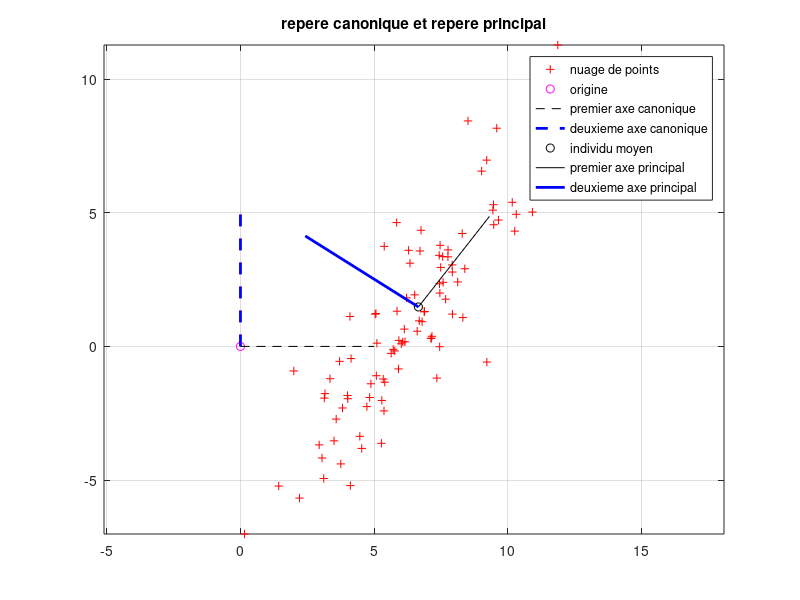
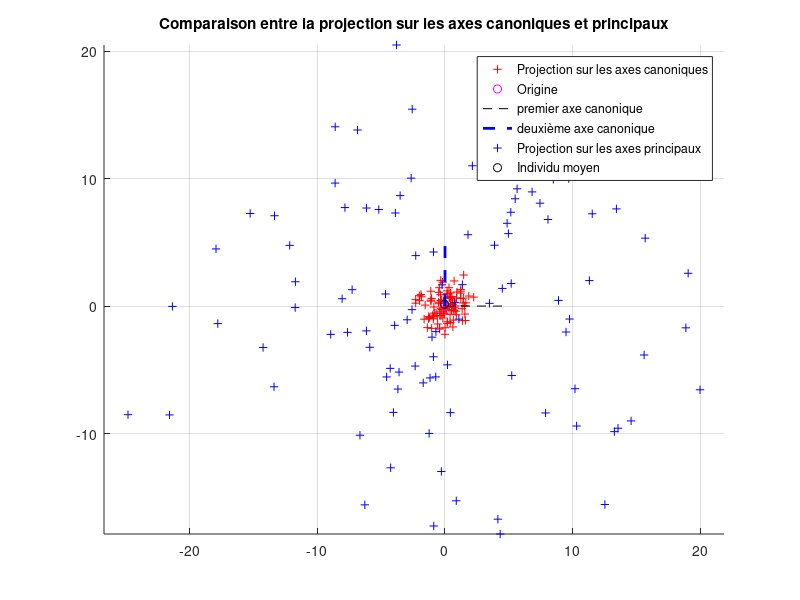

These charts were generated, in order, by the following MATLAB code:
clear variables;close all;clc;

%% Creation de 100 individus de R2 pour montrer comment s'effectue le changement de repere via l'ACP
nb_indiv = 100;

% Creation d'un nuage de points de R2:
% On cree separement les coordonnees des abscisses et des ordonnees, afin 
% d'avoir un nuage plus etendu dans une dimension que dans l'autre
X1 = randn(nb_indiv,1);
X2 = 5*randn(nb_indiv,1); 
X = [X1 X2];

% On decale le nuage de point. Puisqu'il s'agit de deux lois normales 
% centrees reduites, l'individu moyen est a peu pres nul. Il correspond 
% donc a peu pres a l'origine du repere canonique. On veut pouvoir 
% visualiser le changement de repere, donc on decale le nuage de points
X = X + 5*ones(nb_indiv,2);

% on va faire "tourner" le nuage, pour que les axes de la base trouvee via
% l'ACP ne soient pas confondus avec ceux de la base canonique.
angle = pi/6; 
R = [cos(angle) -sin(angle); sin(angle) cos(angle)]; 
X = X*R; 

%  On affiche le nuage de points dans le repere canonique
figure(1), axis equal, % axis equal : permet d'avoir la meme taille
% des axes pour les abscisses et les ordonnees.
p1 = plot(X(:,1),X(:,2),'r+',0, 0,'mo',...
    [0 5],[0 0],'k--',...
    [0 0],[0 5],'b--','linewidth',2);grid on;% stocker le graphe dans p1 
% permet de generer simplement une legende prenant en compte tous les 
% affichages de la figure

% l'ACP correspond a un changement de repere de l'espace des donnees : le 
% centre du repere devient l'individu moyen, les vecteurs de la base 
% maximisent la dispersion et ne sont pas correles

disp(' ** A COMPLETER ** CONSIGNES EN COMMENTAIRE ** ')
%%%%%%%%%%%%%%%%%%%%%%%%%%%%%%%%%%%%%%%%%%%%%%%%%%%%%%%%%%%%%%%%%%%%%%%%%%%
% CALCULER LA MATRICE DE VARIANCE/COVARIANCE DU TABLEAU DES DONNEES X ET
% LES AXES PRINCIPAUX. REORDONNER CES AXES PAR ORDRE DECROISSANT DU
% CONTRASTE QU'ILS FOURNISSENT
% (cf - TP1 RVB)
%%%%%%%%%%%%%%%%%%%%%%%%%%%%%%%%%%%%%%%%%%%%%%%%%%%%%%%%%%%%%%%%%%%%%%%%%%%

X_moy = mean(X); %X_moy est un vecteur qui représente l'individu moyen . 
X_c = X - X_moy; %X_c est la matrice centrée
Sigma = (1/nb_indiv)*transpose(X_c)*X_c  %Sigma est la matrice de variance/covariance
[W , D] = eig(Sigma);  %W est une matrice contenant les vecteurs propres de Sigma , D est une matrice diagonale
%contenant ses valeurs propres
diagonale = diag(D); %diagonale est un vecteur contenant les valeurs propres de sSigma
[V , indices] = sort(diagonale,'descend'); %Trier les valeurs propres par ordre décroissant .
U = W(: , indices);  %U représente la matrice de passage de la base des axes principaux vers la base canonique .


disp(' ** A COMPLETER ** CONSIGNES EN COMMENTAIRE ** ')
%%%%%%%%%%%%%%%%%%%%%%%%%%%%%%%%%%%%%%%%%%%%%%%%%%%%%%%%%%%%%%%%%%%%%%%%%%%
% AFFICHER LE NOUVEAU REPERE DEFINI PAR LES AXES PRINCIPAUX ET L'ELEMENT 
% MOYEN SUR LA FIGURE (1)
%%%%%%%%%%%%%%%%%%%%%%%%%%%%%%%%%%%%%%%%%%%%%%%%%%%%%%%%%%%%%%%%%%%%%%%%%%%

figure(1), hold on, axis equal % axis equal : permet d'avoir la meme taille
% des axes pour les abscisses et les ordonnees. Sans cela, il est impossible
% de voir que les deux axes principaux sont orthogonaux
p2 = plot(X_moy(1),X_moy(2),'ko',[X_moy(1) 5*U(1,1)+X_moy(1)],[X_moy(2) 4*U(2,1)+X_moy(2)],'k',[X_moy(1) 5*U(1,2)+X_moy(1)],[X_moy(2) 5*U(2,2)+X_moy(2)],'b','linewidth',2);grid on % /!\ L'affichage du point (0,0) ne sert a rien ici
% a part a montrer comment creer une legende qui reunit les courbes de deux
% plots differents (cf lignes de code 58-59)
title('repere canonique et repere principal')
legend([p1;p2],'nuage de points','origine','premier axe canonique','deuxieme axe canonique',...
    'individu moyen','premier axe principal','deuxieme axe principal');



%% Creation de 100 individus de R10 pour montrer l'interet de projeter 
%  sur les composantes principales plutot que sur n'importe quel axe

% Creation d'un echantillon d'individus beaucoup plus disperse sur ses
% deux dernieres variables que sur les autres
X1 =  8*randn(nb_indiv,1);
X2 = 10*randn(nb_indiv,1);
X = randn(nb_indiv,8); 
X = [X,X1,X2];

disp(' ** A COMPLETER ** CONSIGNES EN COMMENTAIRE ** ')
%%%%%%%%%%%%%%%%%%%%%%%%%%%%%%%%%%%%%%%%%%%%%%%%%%%%%%%%%%%%%%%%%%%%%%%%%%%
% CALCULER LA MATRICE DE VARIANCE/COVARIANCE DU TABLEAU DES DONNEES X ET
% LES AXES PRINCIPAUX. REORDONNER CES AXES PAR ORDRE DECROISSANT DU
% CONTRASTE QU'ILS FOURNISSENT.
% CALCULER LA MATRICE C DE L'ECHANTILLON X DANS CE NOUVEAU REPERE [i.e. LA 
% PROJECTION DES LIGNES DU TABLEAU CENTRE XC DANS LA NOUVELLE BASE] :
% CHAQUE COLONNE DE C CORRESPOND A CE QUE L'ON APPELLE UNE COMPOSANTE
% PRINCIPALE DE X
%%%%%%%%%%%%%%%%%%%%%%%%%%%%%%%%%%%%%%%%%%%%%%%%%%%%%%%%%%%%%%%%%%%%%%%%%%%
X_moy = mean(X); %X_moy est un vecteur qui représente l'individu moyen . 
X_c = X - X_moy; %X_c est la matrice centrée
Sigma = (1/nb_indiv)*transpose(X_c)*X_c  %Sigma est la matrice de variance/covariance
[W , D] = eig(Sigma);  %W est une matrice contenant les vecteurs propres de Sigma , D est une matrice diagonale
%contenant ses valeurs propres
diagonale = diag(D); %diagonale est un vecteur contenant les valeurs propres de sSigma
[V , indices] = sort(diagonale,'descend'); %Trier les valeurs propres par ordre décroissant .
U = W(: , indices);  %U représente la matrice de passage de la base des axes principaux vers la base canonique .
C = X_c*U; %C est une matrice qui exprime les données dans le nouveau repère . 

disp(' ** A COMPLETER ** CONSIGNES EN COMMENTAIRE ** ')
%%%%%%%%%%%%%%%%%%%%%%%%%%%%%%%%%%%%%%%%%%%%%%%%%%%%%%%%%%%%%%%%%%%%%%%%%%%
% SUR UNE MEME FIGURE, AFFICHER EN ROUGE LA PROJECTION DES INDIVIDUS DE XC
% SUR LES DEUX PREMIERS AXES DE LA BASE CANONIQUE [i.e. EN UTILISANT POUR 
% CHAQUE IND. SES COEFFICIENTS DANS LES DEUX PREMIERES COLONNES DE XC], 
% PUIS EN BLEU LA PROJECTION DE CES INDIVIDUS SUR LES DEUX PREMIERS AXES
% PRINCIPAUX [i.e. EN UTILISANT POUR CHAQUE IND. SES COEFFICIENTS DANS LES
% DEUX PREMIERES COLONNES DE C]
%
% QUESTION 3 RAPPORT :
% QUE REMARQUEZ-VOUS ? (A EXPLIQUER DANS LE RAPPORT)
%
%%%%%%%%%%%%%%%%%%%%%%%%%%%%%%%%%%%%%%%%%%%%%%%%%%%%%%%%%%%%%%%%%%%%%%%%%%%

%-%-%-%-%-%-%-%-%-%-%-%-%-%-%-%-%-%-%-%-%-%-%-%-%-%-%-%-%-%-%-%-%-%-%-%-%-%
% NB : ATTENTION A BIEN AFFICHER LA PROJECTION DES INDIVIDUS DE XC (ET NON
% DE X) SUR LES DEUX PREMIERS AXES CANONIQUES. SINON LES DEUX NUAGES DE
% POINTS NE SERONT PAS CENTRES SUR LE MEME POINT ET IL SERA PLUS DUR D'EN
% TIRER DES CONSEQUENCES
%-%-%-%-%-%-%-%-%-%-%-%-%-%-%-%-%-%-%-%-%-%-%-%-%-%-%-%-%-%-%-%-%-%-%-%-%-%
figure(2), hold on, axis equal
title('Comparaison entre la projection sur les axes canoniques et principaux');
p1 = plot(X_c(:,1),X_c(:,2),'r+',0, 0,'mo',...
    [0 5],[0 0],'k--',...
    [0 0],[0 5],'b--','linewidth',2);grid on;
p2 = plot(C(:,1),C(:,2),'b+',X_moy(1),X_moy(2),'ko'); grid on;
legend([p1;p2],'Projection sur les axes canoniques','Origine','premier axe canonique','deuxième axe canonique',...
    'Projection sur les axes principaux','Individu moyen');

disp(' ** A COMPLETER ** CONSIGNES EN COMMENTAIRE ** ')
%%%%%%%%%%%%%%%%%%%%%%%%%%%%%%%%%%%%%%%%%%%%%%%%%%%%%%%%%%%%%%%%%%%%%%%%%%%
% CALCULER L'INFORMATION -- i.e. LA PROPORTION DE CONTRASTE -- CONTENUE 
% DANS LES DEUX PREMIERES COMPOSANTES PRINCIPALES POUR L'ECHANTILLON X, VIA
% LES ELEMENTS SPECTRAUX DE LA MATRICE DE VARIANCE/COVARIANCE
%%%%%%%%%%%%%%%%%%%%%%%%%%%%%%%%%%%%%%%%%%%%%%%%%%%%%%%%%%%%%%%%%%%%%%%%%%%
info_axe_1 = diagonale(1)/trace(D);
info_axe_2 = diagonale(2)/trace(D);
info_axe_3 = (diagonale(1) + diagonale(2))/trace(D);
fprintf('Pourcentage d info sur la premiere composante principale = %.3f\n',info_axe_1);
fprintf('Pourcentage d info sur la deuxieme composante principale = %.3f\n',info_axe_2);
fprintf('Pourcentage d info sur les deux premieres composantes    = %.3f\n',info_axe_3);
